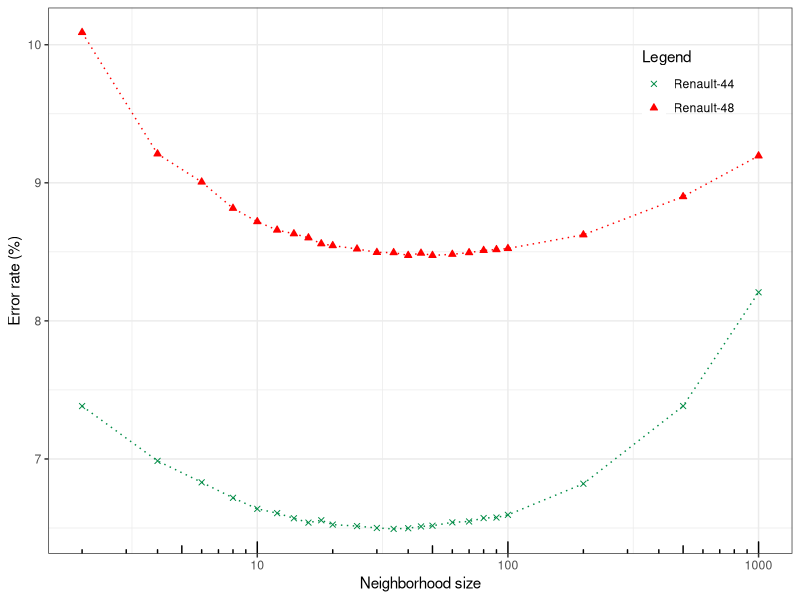

Write the R code that produced this figure.
library(ggplot2)
# tail ... | grep "Taux succès" | cut -f3 -d ' ' | tee /dev/tty | xclip -selection clipboard

# medium, small, medium-reduced, small-reduced, vmaj-small
results = matrix(c(2,92.61694108677742,89.91089227702304,92.5865068922691,89.85244081019886,89.88981898503643,
                   4,93.01412269591629,90.79027921342784,92.98030692424038,90.73967254873007,90.48125553750738,
                   6,93.16921412146625,90.99401333924001,93.11772192368703,90.93671551978736,90.74259512207128,
                   8,93.28142100020904,91.18428824571767,93.22024519508626,91.11922253396338,90.87903315121086,
                   10,93.36134918780665,91.2811177151014,93.29402506056097,91.22105114195708,90.96694108092144,
                   12,93.39224450647419,91.34210720614294,93.32153880206091,91.27919496948218,91.02654619511715,
                   14,93.42944185531768,91.36879491533766,93.34935995966701,91.29965298287064,91.05754085449891,
                   16,93.46110571425058,91.39817446839929,93.37195504346863,91.32726360996259,91.07692213034062,
                   18,93.44389041230649,91.44116706044497,93.34490242612792,91.36518015357353,91.11899180448907,
                   20,93.47540056318631,91.45454936995472,93.36211772807201,91.38240795432172,91.1292208111833,
                   25,93.48616012690137,91.47892978440638,93.3627325602843,91.39332914943887,91.14398749753889,
                   30,93.49984014362481,91.50392547745619,93.35965839922285,91.41909394073636,91.17452069797204,
                   35,93.50660329795998,91.50530985430203,93.36150289585972,91.42063213723173,91.16436860110258,
                   40,93.50168464026167,91.52546022839141,93.36242514417815,91.43286079936995,91.18951811380192,
                   45,93.4887731638036,91.50946298483953,93.35258782878152,91.41294115475488,91.16906010041346,
                   50,93.48354708999913,91.52569095786572,93.34520984223406,91.42355471057294,91.18813373695609,
                   60,93.45910750956064,91.51769233608978,93.30924215781513,91.40948021264029,91.17213649340421,
                   70, 93.4526517713316, 91.50554058377634,93.28972123507495,91.39025275644812,91.15667761862571,
                   80,93.42790477478697,91.48954334022446,93.25682771171748,91.3704100216578,91.13083591750345,
                   90,93.42421578151323,91.48369819354204,93.21993777898011,91.35833517916913,91.11668450974601,
                   100,93.40500227487918,91.47554575211656,93.16906041341318,91.34156883736956,91.10460966725734,
                   200,93.17935885296903,91.37648589781453,92.75604687480786,91.17859691868478,90.944483412089,
                   500,92.61663367067128,91.09999507777121,91.79460300284053,90.8119677840126,90.53786116853712,
                   1000,91.79291221425673,90.80473826048434,90.492695793318,90.39750073833432,89.99572381374286
                   ),
            ncol=6,byrow=TRUE)

index = results[,1]
precision = 100 - results[,2]
precision2 = 100 - results[,3]
precision3 = 100 - results[,4]
precision4 = 100 - results[,5]
precision5 = 100 - results[,6]

(ggplot(NULL, aes(index)) + scale_x_log10() + annotation_logticks(sides="b") +
    ylab("Error rate (%)") + xlab("Neighborhood size") + theme_bw() #+ theme(legend.position="bottom")
#  +geom_line(aes(y=precision), colour="springgreen4", linetype = "solid") + geom_point(aes(y=precision), colour="springgreen4", fill="springgreen4") 
  +geom_line(aes(y=precision, colour="Renault-44"), colour="springgreen4", linetype = "dotted") + geom_point(aes(y=precision, shape="Renault-44"), colour="springgreen4", fill="springgreen4") 
  +geom_line(aes(y=precision2, colour="Renault-48"), colour="red", linetype = "dotted") + geom_point(aes(y=precision2, shape="Renault-48"), colour="red", fill="red") 
#  +geom_line(aes(y=precision3, colour="Renault-44 reduced"), colour="blue", linetype = "dotted") + geom_point(aes(y=precision3, shape="Renault-44 reduced"), colour="blue", fill="blue") 
#  +geom_line(aes(y=precision4, colour="Renault-48 reduced"), colour="black", linetype = "dotted") + geom_point(aes(y=precision4, shape="Renault-48 reduced"), colour="black", fill="black") 
#  +geom_line(aes(y=precision5, colour="Renault-48 reduced"), colour="black", linetype = "dotted") + geom_point(aes(y=precision5, shape="Renault-48 reduced"), colour="black", fill="black") 
  #  +geom_line(aes(y=drc, colour="DRC"), colour="blue", linetype = "dotted") + geom_point(aes(y=drc, shape="DRC"), colour="blue", fill="blue") 
#  +geom_line(aes(y=oracle, colour="Oracle"), colour="black", linetype = "dotted") + geom_point(aes(y=oracle, shape="Oracle"), colour="black", fill="black") 
+ theme(legend.position=c(0.86,0.86), legend.background = element_rect(fill=alpha('blue', 0)))
   + scale_colour_manual(name = 'Legend', guide = 'legend',
                         limits = c(NULL
                                    ,'Renault-44' #jointree
                                    ,'Renault-48'
                         ),
                         values =c(NULL
                                   ,'Renault-44'='springgreen4' #jointree
                                   ,'Renault-48'='red'
                         ))
   + scale_shape_manual(name = 'Legend', guide = 'legend',
                        limits = c(NULL
                                   ,'Renault-44' #jointree
                                   ,'Renault-48'
                        ),
                        values =c(NULL
                                  ,'Renault-44'=4 #jointree
                                  ,'Renault-48'=24
                        ))
   
   + guides(shape = guide_legend(override.aes = list(colour = c(NULL
                                                                ,'Renault-44'='springgreen4' #jointree
                                                                ,'Renault-48'='red'
   ),
   fill = c(NULL
            ,'Renault-44'='springgreen4' #jointree
            ,'Renault-48'='red'
#            ,'Renault-44 reduced'='blue'
#            ,'Renault-48 reduced'='black'
   ))))
)
